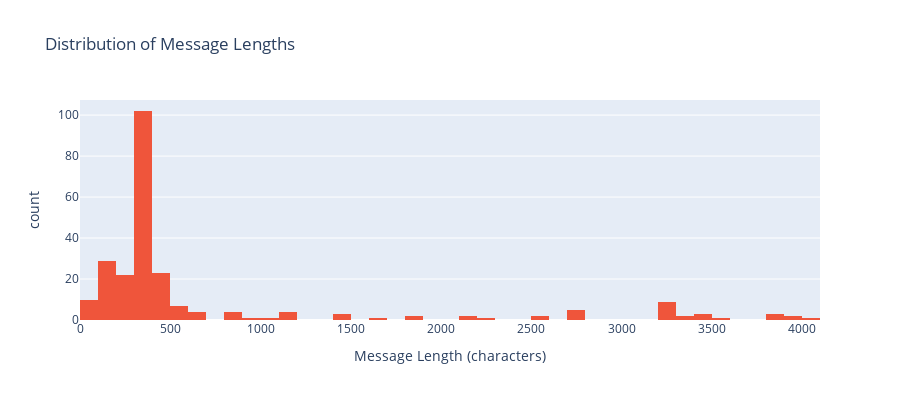

Write notebook code for a chart like this one.
### Markdown cell above
## 8. Content Analysis

Analyze message content characteristics.

### Code cell
# Message length distribution
print("Message Length Statistics:")
print("="*50)
print(df['message_length'].describe())

# Visualize message length distribution
fig = px.histogram(
    df[df['message_length'] > 0],
    x='message_length',
    nbins=50,
    title="Distribution of Message Lengths",
    labels={'message_length': 'Message Length (characters)', 'count': 'Number of Messages'},
    color_discrete_sequence=['#EF553B']
)
fig.update_layout(height=400)
fig.show()

### Figure 1 — Plotly figure (JSON) as saved in the notebook; plotly's stock layout.template omitted (floating-point values rounded to 4 significant figures; data arrays with more than 128 entries replaced by an {"elided": "..."} marker saying what was removed)
{"data": [{"bingroup": "x", "hovertemplate": "Message Length (characters)=%{x}<br>count=%{y}<extra></extra>", "legendgroup": "", "marker": {"color": "#EF553B", "pattern": {"shape": ""}}, "name": "", "nbinsx": 50, "orientation": "v", "showlegend": false, "type": "histogram", "x": {"elided": "244 int values"}, "xaxis": "x", "yaxis": "y"}], "layout": {"barmode": "relative", "height": 400, "legend": {"tracegroupgap": 0}, "title": {"text": "Distribution of Message Lengths"}, "xaxis": {"anchor": "y", "domain": [0, 1], "title": {"text": "Message Length (characters)"}}, "yaxis": {"anchor": "x", "domain": [0, 1], "title": {"text": "count"}}}}
